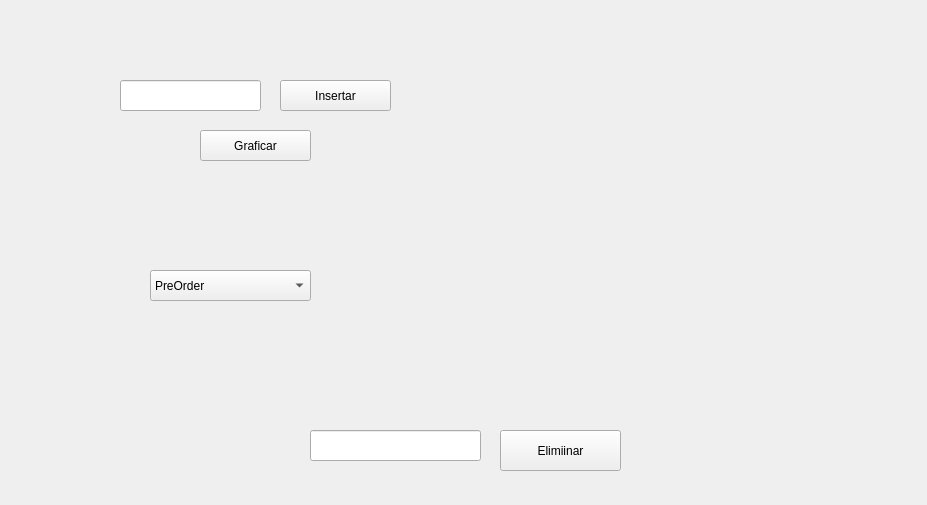
<?xml version="1.0" encoding="UTF-8"?>
<ui version="4.0">
 <class>Widget</class>
 <widget class="QWidget" name="Widget">
  <property name="geometry">
   <rect>
    <x>0</x>
    <y>0</y>
    <width>927</width>
    <height>505</height>
   </rect>
  </property>
  <property name="windowTitle">
   <string>Widget</string>
  </property>
  <widget class="QLineEdit" name="entrada">
   <property name="geometry">
    <rect>
     <x>120</x>
     <y>80</y>
     <width>141</width>
     <height>31</height>
    </rect>
   </property>
  </widget>
  <widget class="QPushButton" name="insertar">
   <property name="geometry">
    <rect>
     <x>280</x>
     <y>80</y>
     <width>111</width>
     <height>31</height>
    </rect>
   </property>
   <property name="text">
    <string>Insertar</string>
   </property>
  </widget>
  <widget class="QLabel" name="salida">
   <property name="geometry">
    <rect>
     <x>460</x>
     <y>60</y>
     <width>371</width>
     <height>281</height>
    </rect>
   </property>
   <property name="text">
    <string/>
   </property>
   <property name="scaledContents">
    <bool>false</bool>
   </property>
  </widget>
  <widget class="QPushButton" name="graficar">
   <property name="geometry">
    <rect>
     <x>200</x>
     <y>130</y>
     <width>111</width>
     <height>31</height>
    </rect>
   </property>
   <property name="text">
    <string>Graficar</string>
   </property>
  </widget>
  <widget class="QComboBox" name="comboBox">
   <property name="geometry">
    <rect>
     <x>150</x>
     <y>270</y>
     <width>161</width>
     <height>31</height>
    </rect>
   </property>
   <item>
    <property name="text">
     <string>PreOrder</string>
    </property>
   </item>
   <item>
    <property name="text">
     <string>PostOrder</string>
    </property>
   </item>
   <item>
    <property name="text">
     <string>InOrder</string>
    </property>
   </item>
  </widget>
  <widget class="QLabel" name="salidaOrden">
   <property name="geometry">
    <rect>
     <x>80</x>
     <y>340</y>
     <width>311</width>
     <height>31</height>
    </rect>
   </property>
   <property name="font">
    <font>
     <pointsize>14</pointsize>
    </font>
   </property>
   <property name="text">
    <string/>
   </property>
  </widget>
  <widget class="QLineEdit" name="inputEliminar">
   <property name="geometry">
    <rect>
     <x>310</x>
     <y>430</y>
     <width>171</width>
     <height>31</height>
    </rect>
   </property>
  </widget>
  <widget class="QPushButton" name="eliminar">
   <property name="geometry">
    <rect>
     <x>500</x>
     <y>430</y>
     <width>121</width>
     <height>41</height>
    </rect>
   </property>
   <property name="text">
    <string>Elimiinar</string>
   </property>
  </widget>
 </widget>
 <resources/>
 <connections/>
</ui>
